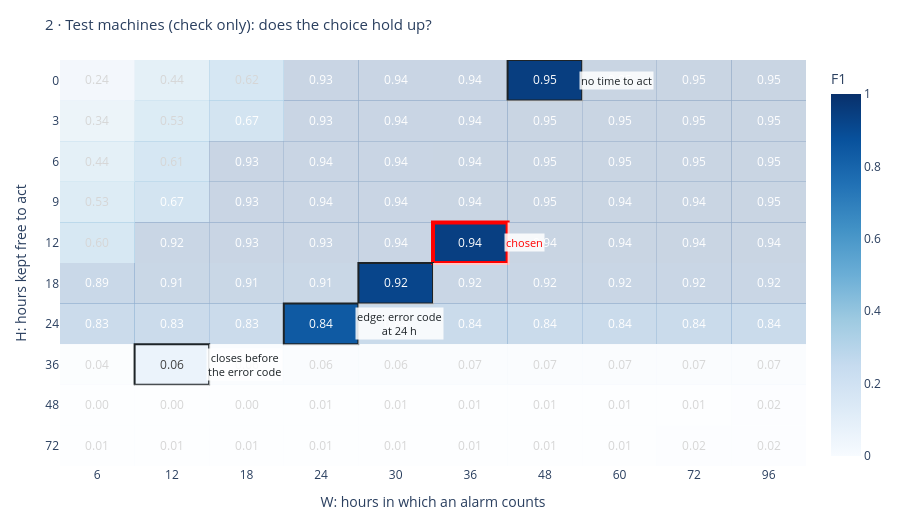

The cell this chart's notebook holds for it:
### Markdown cell above
The second grid is the check: the same rule, held fixed, scored on the 50 test machines it never saw. Nothing was
chosen here.

### Code cell
# 2) HOLDOUT machines: the kept C09 (tuned for H = 12, W = 36, then held fixed) scored at every window. These scores
# were computed by the website build for the Rule explorer (site/build_site.py -> docs/data/rules.json), from the saved
# rules; they were never used to choose anything.
R = json.load(open(ROOT / "docs" / "data" / "rules.json"))
cells = R["data"][R["tunings"][0]]["any"]
G_hold = pd.DataFrame([[cells[f"{h},{w}"]["C09"]["f1"] for w in G_dev.columns] for h in G_dev.index],
                      index=G_dev.index, columns=G_dev.columns)
window_heatmap(G_hold, "2 · Test machines (check only): does the choice hold up?")

### Figure 1 — Plotly figure (JSON) as saved in the notebook; plotly's stock layout.template omitted (floating-point values rounded to 4 significant figures)
{"data": [{"colorbar": {"title": {"text": "F1"}}, "colorscale": [[0.0, "rgb(247,251,255)"], [0.125, "rgb(222,235,247)"], [0.25, "rgb(198,219,239)"], [0.375, "rgb(158,202,225)"], [0.5, "rgb(107,174,214)"], [0.625, "rgb(66,146,198)"], [0.75, "rgb(33,113,181)"], [0.875, "rgb(8,81,156)"], [1.0, "rgb(8,48,107)"]], "hovertemplate": "H = %{y}, W = %{x}: F1 %{z:.3f}<extra></extra>", "text": [[0.2414, 0.4419, 0.6165, 0.931, 0.9351, 0.9378, 0.9465, 0.9465, 0.9463, 0.9469], [0.3433, 0.5313, 0.6718, 0.9317, 0.9371, 0.9392, 0.9465, 0.9464, 0.9462, 0.9469], [0.4371, 0.6149, 0.931, 0.9351, 0.9378, 0.9418, 0.9465, 0.9464, 0.9462, 0.9469], [0.5252, 0.6712, 0.9305, 0.9359, 0.9379, 0.9432, 0.9452, 0.945, 0.9449, 0.9456], [0.6046, 0.9248, 0.9301, 0.9328, 0.9367, 0.9414, 0.9413, 0.9411, 0.9417, 0.9417], [0.8935, 0.908, 0.9106, 0.9144, 0.9188, 0.9186, 0.9185, 0.9182, 0.9188, 0.9188], [0.8294, 0.8315, 0.8346, 0.8399, 0.8392, 0.8392, 0.8407, 0.8405, 0.8405, 0.8405], [0.0446, 0.0607, 0.0611, 0.0611, 0.0611, 0.0664, 0.0668, 0.0668, 0.0668, 0.0725], [0.0, 0.0, 0.0, 0.0057, 0.0058, 0.0058, 0.0058, 0.0058, 0.0058, 0.0173], [0.0058, 0.0058, 0.0058, 0.0058, 0.0058, 0.0058, 0.0058, 0.0116, 0.0173, 0.0173]], "texttemplate": "%{text:.2f}", "type": "heatmap", "x": ["6", "12", "18", "24", "30", "36", "48", "60", "72", "96"], "y": ["0", "3", "6", "9", "12", "18", "24", "36", "48", "72"], "z": [[0.2414, 0.4419, 0.6165, 0.931, 0.9351, 0.9378, 0.9465, 0.9465, 0.9463, 0.9469], [0.3433, 0.5313, 0.6718, 0.9317, 0.9371, 0.9392, 0.9465, 0.9464, 0.9462, 0.9469], [0.4371, 0.6149, 0.931, 0.9351, 0.9378, 0.9418, 0.9465, 0.9464, 0.9462, 0.9469], [0.5252, 0.6712, 0.9305, 0.9359, 0.9379, 0.9432, 0.9452, 0.945, 0.9449, 0.9456], [0.6046, 0.9248, 0.9301, 0.9328, 0.9367, 0.9414, 0.9413, 0.9411, 0.9417, 0.9417], [0.8935, 0.908, 0.9106, 0.9144, 0.9188, 0.9186, 0.9185, 0.9182, 0.9188, 0.9188], [0.8294, 0.8315, 0.8346, 0.8399, 0.8392, 0.8392, 0.8407, 0.8405, 0.8405, 0.8405], [0.0446, 0.0607, 0.0611, 0.0611, 0.0611, 0.0664, 0.0668, 0.0668, 0.0668, 0.0725], [0.0, 0.0, 0.0, 0.0057, 0.0058, 0.0058, 0.0058, 0.0058, 0.0058, 0.0173], [0.0058, 0.0058, 0.0058, 0.0058, 0.0058, 0.0058, 0.0058, 0.0116, 0.0173, 0.0173]], "zmax": 1, "zmin": 0}], "layout": {"annotations": [{"bgcolor": "rgba(255,255,255,0.85)", "font": {"color": "#1d2327", "size": 11}, "showarrow": false, "text": "no time to act", "x": 6, "xanchor": "left", "xshift": 34, "y": 0}, {"bgcolor": "rgba(255,255,255,0.85)", "font": {"color": "red", "size": 11}, "showarrow": false, "text": "chosen", "x": 5, "xanchor": "left", "xshift": 34, "y": 4}, {"bgcolor": "rgba(255,255,255,0.85)", "font": {"color": "#1d2327", "size": 11}, "showarrow": false, "text": "edge: error code<br>at 24 h", "x": 3, "xanchor": "left", "xshift": 34, "y": 6}, {"bgcolor": "rgba(255,255,255,0.85)", "font": {"color": "#1d2327", "size": 11}, "showarrow": false, "text": "closes before<br>the error code", "x": 1, "xanchor": "left", "xshift": 34, "y": 7}], "height": 520, "legend": {"orientation": "h", "y": -0.18}, "margin": {"b": 50, "l": 60, "r": 30, "t": 60}, "shapes": [{"fillcolor": "white", "line": {"width": 0}, "opacity": 0.78, "type": "rect", "x0": -0.5, "x1": 0.5, "xref": "x", "y0": -0.5, "y1": 0.5, "yref": "y"}, {"fillcolor": "white", "line": {"width": 0}, "opacity": 0.78, "type": "rect", "x0": 0.5, "x1": 1.5, "xref": "x", "y0": -0.5, "y1": 0.5, "yref": "y"}, {"fillcolor": "white", "line": {"width": 0}, "opacity": 0.78, "type": "rect", "x0": 1.5, "x1": 2.5, "xref": "x", "y0": -0.5, "y1": 0.5, "yref": "y"}, {"fillcolor": "white", "line": {"width": 0}, "opacity": 0.78, "type": "rect", "x0": 2.5, "x1": 3.5, "xref": "x", "y0": -0.5, "y1": 0.5, "yref": "y"}, {"fillcolor": "white", "line": {"width": 0}, "opacity": 0.78, "type": "rect", "x0": 3.5, "x1": 4.5, "xref": "x", "y0": -0.5, "y1": 0.5, "yref": "y"}, {"fillcolor": "white", "line": {"width": 0}, "opacity": 0.78, "type": "rect", "x0": 4.5, "x1": 5.5, "xref": "x", "y0": -0.5, "y1": 0.5, "yref": "y"}, {"line": {"color": "#1d2327", "width": 2}, "type": "rect", "x0": 5.5, "x1": 6.5, "xref": "x", "y0": -0.5, "y1": 0.5, "yref": "y"}, {"fillcolor": "white", "line": {"width": 0}, "opacity": 0.78, "type": "rect", "x0": 6.5, "x1": 7.5, "xref": "x", "y0": -0.5, "y1": 0.5, "yref": "y"}, {"fillcolor": "white", "line": {"width": 0}, "opacity": 0.78, "type": "rect", "x0": 7.5, "x1": 8.5, "xref": "x", "y0": -0.5, "y1": 0.5, "yref": "y"}, {"fillcolor": "white", "line": {"width": 0}, "opacity": 0.78, "type": "rect", "x0": 8.5, "x1": 9.5, "xref": "x", "y0": -0.5, "y1": 0.5, "yref": "y"}, {"fillcolor": "white", "line": {"width": 0}, "opacity": 0.78, "type": "rect", "x0": -0.5, "x1": 0.5, "xref": "x", "y0": 0.5, "y1": 1.5, "yref": "y"}, {"fillcolor": "white", "line": {"width": 0}, "opacity": 0.78, "type": "rect", "x0": 0.5, "x1": 1.5, "xref": "x", "y0": 0.5, "y1": 1.5, "yref": "y"}, {"fillcolor": "white", "line": {"width": 0}, "opacity": 0.78, "type": "rect", "x0": 1.5, "x1": 2.5, "xref": "x", "y0": 0.5, "y1": 1.5, "yref": "y"}, {"fillcolor": "white", "line": {"width": 0}, "opacity": 0.78, "type": "rect", "x0": 2.5, "x1": 3.5, "xref": "x", "y0": 0.5, "y1": 1.5, "yref": "y"}, {"fillcolor": "white", "line": {"width": 0}, "opacity": 0.78, "type": "rect", "x0": 3.5, "x1": 4.5, "xref": "x", "y0": 0.5, "y1": 1.5, "yref": "y"}, {"fillcolor": "white", "line": {"width": 0}, "opacity": 0.78, "type": "rect", "x0": 4.5, "x1": 5.5, "xref": "x", "y0": 0.5, "y1": 1.5, "yref": "y"}, {"fillcolor": "white", "line": {"width": 0}, "opacity": 0.78, "type": "rect", "x0": 5.5, "x1": 6.5, "xref": "x", "y0": 0.5, "y1": 1.5, "yref": "y"}, {"fillcolor": "white", "line": {"width": 0}, "opacity": 0.78, "type": "rect", "x0": 6.5, "x1": 7.5, "xref": "x", "y0": 0.5, "y1": 1.5, "yref": "y"}, {"fillcolor": "white", "line": {"width": 0}, "opacity": 0.78, "type": "rect", "x0": 7.5, "x1": 8.5, "xref": "x", "y0": 0.5, "y1": 1.5, "yref": "y"}, {"fillcolor": "white", "line": {"width": 0}, "opacity": 0.78, "type": "rect", "x0": 8.5, "x1": 9.5, "xref": "x", "y0": 0.5, "y1": 1.5, "yref": "y"}, {"fillcolor": "white", "line": {"width": 0}, "opacity": 0.78, "type": "rect", "x0": -0.5, "x1": 0.5, "xref": "x", "y0": 1.5, "y1": 2.5, "yref": "y"}, {"fillcolor": "white", "line": {"width": 0}, "opacity": 0.78, "type": "rect", "x0": 0.5, "x1": 1.5, "xref": "x", "y0": 1.5, "y1": 2.5, "yref": "y"}, {"fillcolor": "white", "line": {"width": 0}, "opacity": 0.78, "type": "rect", "x0": 1.5, "x1": 2.5, "xref": "x", "y0": 1.5, "y1": 2.5, "yref": "y"}, {"fillcolor": "white", "line": {"width": 0}, "opacity": 0.78, "type": "rect", "x0": 2.5, "x1": 3.5, "xref": "x", "y0": 1.5, "y1": 2.5, "yref": "y"}, {"fillcolor": "white", "line": {"width": 0}, "opacity": 0.78, "type": "rect", "x0": 3.5, "x1": 4.5, "xref": "x", "y0": 1.5, "y1": 2.5, "yref": "y"}, {"fillcolor": "white", "line": {"width": 0}, "opacity": 0.78, "type": "rect", "x0": 4.5, "x1": 5.5, "xref": "x", "y0": 1.5, "y1": 2.5, "yref": "y"}, {"fillcolor": "white", "line": {"width": 0}, "opacity": 0.78, "type": "rect", "x0": 5.5, "x1": 6.5, "xref": "x", "y0": 1.5, "y1": 2.5, "yref": "y"}, {"fillcolor": "white", "line": {"width": 0}, "opacity": 0.78, "type": "rect", "x0": 6.5, "x1": 7.5, "xref": "x", "y0": 1.5, "y1": 2.5, "yref": "y"}, {"fillcolor": "white", "line": {"width": 0}, "opacity": 0.78, "type": "rect", "x0": 7.5, "x1": 8.5, "xref": "x", "y0": 1.5, "y1": 2.5, "yref": "y"}, {"fillcolor": "white", "line": {"width": 0}, "opacity": 0.78, "type": "rect", "x0": 8.5, "x1": 9.5, "xref": "x", "y0": 1.5, "y1": 2.5, "yref": "y"}, {"fillcolor": "white", "line": {"width": 0}, "opacity": 0.78, "type": "rect", "x0": -0.5, "x1": 0.5, "xref": "x", "y0": 2.5, "y1": 3.5, "yref": "y"}, {"fillcolor": "white", "line": {"width": 0}, "opacity": 0.78, "type": "rect", "x0": 0.5, "x1": 1.5, "xref": "x", "y0": 2.5, "y1": 3.5, "yref": "y"}, {"fillcolor": "white", "line": {"width": 0}, "opacity": 0.78, "type": "rect", "x0": 1.5, "x1": 2.5, "xref": "x", "y0": 2.5, "y1": 3.5, "yref": "y"}, {"fillcolor": "white", "line": {"width": 0}, "opacity": 0.78, "type": "rect", "x0": 2.5, "x1": 3.5, "xref": "x", "y0": 2.5, "y1": 3.5, "yref": "y"}, {"fillcolor": "white", "line": {"width": 0}, "opacity": 0.78, "type": "rect", "x0": 3.5, "x1": 4.5, "xref": "x", "y0": 2.5, "y1": 3.5, "yref": "y"}, {"fillcolor": "white", "line": {"width": 0}, "opacity": 0.78, "type": "rect", "x0": 4.5, "x1": 5.5, "xref": "x", "y0": 2.5, "y1": 3.5, "yref": "y"}, {"fillcolor": "white", "line": {"width": 0}, "opacity": 0.78, "type": "rect", "x0": 5.5, "x1": 6.5, "xref": "x", "y0": 2.5, "y1": 3.5, "yref": "y"}, {"fillcolor": "white", "line": {"width": 0}, "opacity": 0.78, "type": "rect", "x0": 6.5, "x1": 7.5, "xref": "x", "y0": 2.5, "y1": 3.5, "yref": "y"}, {"fillcolor": "white", "line": {"width": 0}, "opacity": 0.78, "type": "rect", "x0": 7.5, "x1": 8.5, "xref": "x", "y0": 2.5, "y1": 3.5, "yref": "y"}, {"fillcolor": "white", "line": {"width": 0}, "opacity": 0.78, "type": "rect", "x0": 8.5, "x1": 9.5, "xref": "x", "y0": 2.5, "y1": 3.5, "yref": "y"}, {"fillcolor": "white", "line": {"width": 0}, "opacity": 0.78, "type": "rect", "x0": -0.5, "x1": 0.5, "xref": "x", "y0": 3.5, "y1": 4.5, "yref": "y"}, {"fillcolor": "white", "line": {"width": 0}, "opacity": 0.78, "type": "rect", "x0": 0.5, "x1": 1.5, "xref": "x", "y0": 3.5, "y1": 4.5, "yref": "y"}, {"fillcolor": "white", "line": {"width": 0}, "opacity": 0.78, "type": "rect", "x0": 1.5, "x1": 2.5, "xref": "x", "y0": 3.5, "y1": 4.5, "yref": "y"}, {"fillcolor": "white", "line": {"width": 0}, "opacity": 0.78, "type": "rect", "x0": 2.5, "x1": 3.5, "xref": "x", "y0": 3.5, "y1": 4.5, "yref": "y"}, {"fillcolor": "white", "line": {"width": 0}, "opacity": 0.78, "type": "rect", "x0": 3.5, "x1": 4.5, "xref": "x", "y0": 3.5, "y1": 4.5, "yref": "y"}, {"line": {"color": "red", "width": 4}, "type": "rect", "x0": 4.5, "x1": 5.5, "xref": "x", "y0": 3.5, "y1": 4.5, "yref": "y"}, {"fillcolor": "white", "line": {"width": 0}, "opacity": 0.78, "type": "rect", "x0": 5.5, "x1": 6.5, "xref": "x", "y0": 3.5, "y1": 4.5, "yref": "y"}, {"fillcolor": "white", "line": {"width": 0}, "opacity": 0.78, "type": "rect", "x0": 6.5, "x1": 7.5, "xref": "x", "y0": 3.5, "y1": 4.5, "yref": "y"}, {"fillcolor": "white", "line": {"width": 0}, "opacity": 0.78, "type": "rect", "x0": 7.5, "x1": 8.5, "xref": "x", "y0": 3.5, "y1": 4.5, "yref": "y"}, {"fillcolor": "white", "line": {"width": 0}, "opacity": 0.78, "type": "rect", "x0": 8.5, "x1": 9.5, "xref": "x", "y0": 3.5, "y1": 4.5, "yref": "y"}, {"fillcolor": "white", "line": {"width": 0}, "opacity": 0.78, "type": "rect", "x0": -0.5, "x1": 0.5, "xref": "x", "y0": 4.5, "y1": 5.5, "yref": "y"}, {"fillcolor": "white", "line": {"width": 0}, "opacity": 0.78, "type": "rect", "x0": 0.5, "x1": 1.5, "xref": "x", "y0": 4.5, "y1": 5.5, "yref": "y"}, {"fillcolor": "white", "line": {"width": 0}, "opacity": 0.78, "type": "rect", "x0": 1.5, "x1": 2.5, "xref": "x", "y0": 4.5, "y1": 5.5, "yref": "y"}, {"fillcolor": "white", "line": {"width": 0}, "opacity": 0.78, "type": "rect", "x0": 2.5, "x1": 3.5, "xref": "x", "y0": 4.5, "y1": 5.5, "yref": "y"}, {"line": {"color": "#1d2327", "width": 2}, "type": "rect", "x0": 3.5, "x1": 4.5, "xref": "x", "y0": 4.5, "y1": 5.5, "yref": "y"}, {"fillcolor": "white", "line": {"width": 0}, "opacity": 0.78, "type": "rect", "x0": 4.5, "x1": 5.5, "xref": "x", "y0": 4.5, "y1": 5.5, "yref": "y"}, {"fillcolor": "white", "line": {"width": 0}, "opacity": 0.78, "type": "rect", "x0": 5.5, "x1": 6.5, "xref": "x", "y0": 4.5, "y1": 5.5, "yref": "y"}, {"fillcolor": "white", "line": {"width": 0}, "opacity": 0.78, "type": "rect", "x0": 6.5, "x1": 7.5, "xref": "x", "y0": 4.5, "y1": 5.5, "yref": "y"}, {"fillcolor": "white", "line": {"width": 0}, "opacity": 0.78, "type": "rect", "x0": 7.5, "x1": 8.5, "xref": "x", "y0": 4.5, "y1": 5.5, "yref": "y"}, {"fillcolor": "white", "line": {"width": 0}, "opacity": 0.78, "type": "rect", "x0": 8.5, "x1": 9.5, "xref": "x", "y0": 4.5, "y1": 5.5, "yref": "y"}, {"fillcolor": "white", "line": {"width": 0}, "opacity": 0.78, "type": "rect", "x0": -0.5, "x1": 0.5, "xref": "x", "y0": 5.5, "y1": 6.5, "yref": "y"}, {"fillcolor": "white", "line": {"width": 0}, "opacity": 0.78, "type": "rect", "x0": 0.5, "x1": 1.5, "xref": "x", "y0": 5.5, "y1": 6.5, "yref": "y"}, {"fillcolor": "white", "line": {"width": 0}, "opacity": 0.78, "type": "rect", "x0": 1.5, "x1": 2.5, "xref": "x", "y0": 5.5, "y1": 6.5, "yref": "y"}, {"line": {"color": "#1d2327", "width": 2}, "type": "rect", "x0": 2.5, "x1": 3.5, "xref": "x", "y0": 5.5, "y1": 6.5, "yref": "y"}, {"fillcolor": "white", "line": {"width": 0}, "opacity": 0.78, "type": "rect", "x0": 3.5, "x1": 4.5, "xref": "x", "y0": 5.5, "y1": 6.5, "yref": "y"}, {"fillcolor": "white", "line": {"width": 0}, "opacity": 0.78, "type": "rect", "x0": 4.5, "x1": 5.5, "xref": "x", "y0": 5.5, "y1": 6.5, "yref": "y"}, {"fillcolor": "white", "line": {"width": 0}, "opacity": 0.78, "type": "rect", "x0": 5.5, "x1": 6.5, "xref": "x", "y0": 5.5, "y1": 6.5, "yref": "y"}, {"fillcolor": "white", "line": {"width": 0}, "opacity": 0.78, "type": "rect", "x0": 6.5, "x1": 7.5, "xref": "x", "y0": 5.5, "y1": 6.5, "yref": "y"}, {"fillcolor": "white", "line": {"width": 0}, "opacity": 0.78, "type": "rect", "x0": 7.5, "x1": 8.5, "xref": "x", "y0": 5.5, "y1": 6.5, "yref": "y"}, {"fillcolor": "white", "line": {"width": 0}, "opacity": 0.78, "type": "rect", "x0": 8.5, "x1": 9.5, "xref": "x", "y0": 5.5, "y1": 6.5, "yref": "y"}, {"fillcolor": "white", "line": {"width": 0}, "opacity": 0.78, "type": "rect", "x0": -0.5, "x1": 0.5, "xref": "x", "y0": 6.5, "y1": 7.5, "yref": "y"}, {"line": {"color": "#1d2327", "width": 2}, "type": "rect", "x0": 0.5, "x1": 1.5, "xref": "x", "y0": 6.5, "y1": 7.5, "yref": "y"}, {"fillcolor": "white", "line": {"width": 0}, "opacity": 0.78, "type": "rect", "x0": 1.5, "x1": 2.5, "xref": "x", "y0": 6.5, "y1": 7.5, "yref": "y"}, {"fillcolor": "white", "line": {"width": 0}, "opacity": 0.78, "type": "rect", "x0": 2.5, "x1": 3.5, "xref": "x", "y0": 6.5, "y1": 7.5, "yref": "y"}, {"fillcolor": "white", "line": {"width": 0}, "opacity": 0.78, "type": "rect", "x0": 3.5, "x1": 4.5, "xref": "x", "y0": 6.5, "y1": 7.5, "yref": "y"}, {"fillcolor": "white", "line": {"width": 0}, "opacity": 0.78, "type": "rect", "x0": 4.5, "x1": 5.5, "xref": "x", "y0": 6.5, "y1": 7.5, "yref": "y"}, {"fillcolor": "white", "line": {"width": 0}, "opacity": 0.78, "type": "rect", "x0": 5.5, "x1": 6.5, "xref": "x", "y0": 6.5, "y1": 7.5, "yref": "y"}, {"fillcolor": "white", "line": {"width": 0}, "opacity": 0.78, "type": "rect", "x0": 6.5, "x1": 7.5, "xref": "x", "y0": 6.5, "y1": 7.5, "yref": "y"}, {"fillcolor": "white", "line": {"width": 0}, "opacity": 0.78, "type": "rect", "x0": 7.5, "x1": 8.5, "xref": "x", "y0": 6.5, "y1": 7.5, "yref": "y"}, {"fillcolor": "white", "line": {"width": 0}, "opacity": 0.78, "type": "rect", "x0": 8.5, "x1": 9.5, "xref": "x", "y0": 6.5, "y1": 7.5, "yref": "y"}, {"fillcolor": "white", "line": {"width": 0}, "opacity": 0.78, "type": "rect", "x0": -0.5, "x1": 0.5, "xref": "x", "y0": 7.5, "y1": 8.5, "yref": "y"}, {"fillcolor": "white", "line": {"width": 0}, "opacity": 0.78, "type": "rect", "x0": 0.5, "x1": 1.5, "xref": "x", "y0": 7.5, "y1": 8.5, "yref": "y"}, {"fillcolor": "white", "line": {"width": 0}, "opacity": 0.78, "type": "rect", "x0": 1.5, "x1": 2.5, "xref": "x", "y0": 7.5, "y1": 8.5, "yref": "y"}, {"fillcolor": "white", "line": {"width": 0}, "opacity": 0.78, "type": "rect", "x0": 2.5, "x1": 3.5, "xref": "x", "y0": 7.5, "y1": 8.5, "yref": "y"}, {"fillcolor": "white", "line": {"width": 0}, "opacity": 0.78, "type": "rect", "x0": 3.5, "x1": 4.5, "xref": "x", "y0": 7.5, "y1": 8.5, "yref": "y"}, {"fillcolor": "white", "line": {"width": 0}, "opacity": 0.78, "type": "rect", "x0": 4.5, "x1": 5.5, "xref": "x", "y0": 7.5, "y1": 8.5, "yref": "y"}, {"fillcolor": "white", "line": {"width": 0}, "opacity": 0.78, "type": "rect", "x0": 5.5, "x1": 6.5, "xref": "x", "y0": 7.5, "y1": 8.5, "yref": "y"}, {"fillcolor": "white", "line": {"width": 0}, "opacity": 0.78, "type": "rect", "x0": 6.5, "x1": 7.5, "xref": "x", "y0": 7.5, "y1": 8.5, "yref": "y"}, {"fillcolor": "white", "line": {"width": 0}, "opacity": 0.78, "type": "rect", "x0": 7.5, "x1": 8.5, "xref": "x", "y0": 7.5, "y1": 8.5, "yref": "y"}, {"fillcolor": "white", "line": {"width": 0}, "opacity": 0.78, "type": "rect", "x0": 8.5, "x1": 9.5, "xref": "x", "y0": 7.5, "y1": 8.5, "yref": "y"}, {"fillcolor": "white", "line": {"width": 0}, "opacity": 0.78, "type": "rect", "x0": -0.5, "x1": 0.5, "xref": "x", "y0": 8.5, "y1": 9.5, "yref": "y"}, {"fillcolor": "white", "line": {"width": 0}, "opacity": 0.78, "type": "rect", "x0": 0.5, "x1": 1.5, "xref": "x", "y0": 8.5, "y1": 9.5, "yref": "y"}, {"fillcolor": "white", "line": {"width": 0}, "opacity": 0.78, "type": "rect", "x0": 1.5, "x1": 2.5, "xref": "x", "y0": 8.5, "y1": 9.5, "yref": "y"}, {"fillcolor": "white", "line": {"width": 0}, "opacity": 0.78, "type": "rect", "x0": 2.5, "x1": 3.5, "xref": "x", "y0": 8.5, "y1": 9.5, "yref": "y"}, {"fillcolor": "white", "line": {"width": 0}, "opacity": 0.78, "type": "rect", "x0": 3.5, "x1": 4.5, "xref": "x", "y0": 8.5, "y1": 9.5, "yref": "y"}, {"fillcolor": "white", "line": {"width": 0}, "opacity": 0.78, "type": "rect", "x0": 4.5, "x1": 5.5, "xref": "x", "y0": 8.5, "y1": 9.5, "yref": "y"}, {"fillcolor": "white", "line": {"width": 0}, "opacity": 0.78, "type": "rect", "x0": 5.5, "x1": 6.5, "xref": "x", "y0": 8.5, "y1": 9.5, "yref": "y"}, {"fillcolor": "white", "line": {"width": 0}, "opacity": 0.78, "type": "rect", "x0": 6.5, "x1": 7.5, "xref": "x", "y0": 8.5, "y1": 9.5, "yref": "y"}, {"fillcolor": "white", "line": {"width": 0}, "opacity": 0.78, "type": "rect", "x0": 7.5, "x1": 8.5, "xref": "x", "y0": 8.5, "y1": 9.5, "yref": "y"}, {"fillcolor": "white", "line": {"width": 0}, "opacity": 0.78, "type": "rect", "x0": 8.5, "x1": 9.5, "xref": "x", "y0": 8.5, "y1": 9.5, "yref": "y"}], "title": {"font": {"size": 15}, "text": "2 · Test machines (check only): does the choice hold up?"}, "xaxis": {"range": [-0.5, 9.5], "title": {"text": "W: hours in which an alarm counts"}, "type": "category"}, "yaxis": {"range": [9.5, -0.5], "title": {"text": "H: hours kept free to act"}, "type": "category"}}}
